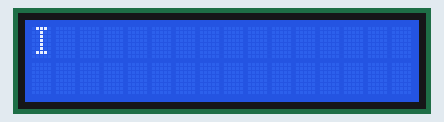
The sketch below on a simulated Arduino Uno, built with avr-gcc and run on an emulated ATmega328P. Shown: 16×2 character LCD.

Above: at 0.16 s.
At 0.66 s:
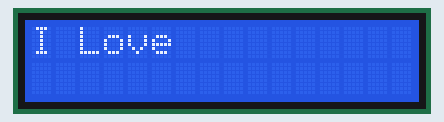
At 1.11 s:
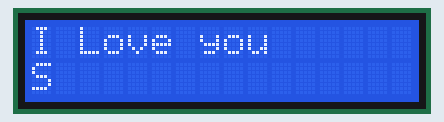
At 1.51 s:
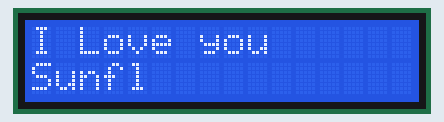
At 1.91 s:
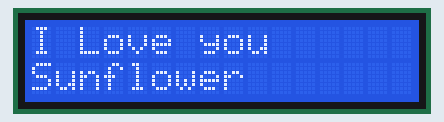
At 2.32 s:
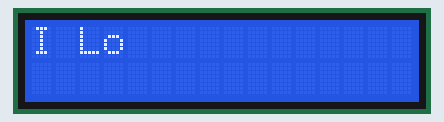

The sketch:

Animating_LCD.ino
```cpp
#include <LiquidCrystal.h>

LiquidCrystal lcd(12, 11, 10, 9, 8, 7);

void setup()
{
   lcd.begin(16, 2);
}

char text[] = {'I', ' ', 'L', 'o', 'v', 'e', ' ', 'y', 'o', 'u'};
char text2[] = {'S', 'u', 'n', 'f', 'l', 'o', 'w', 'e', 'r'};

int col = 0;
int row = 0;

void loop()
{
  lcd.setCursor(col, row);
  if (row == 0)
  	lcd.print(text[col]);
  else	lcd.print(text2[col]);
  delay(100);

  if (row == 0 && col == 9) {
    row = 1;
    col = 0;
  } else if (row ==1 && col == 8) {
    row = 0;
    col = 0;
    lcd.clear();
  }else {
    col += 1;
  }
}
```

Measured:
- by itself, everything shown: repeats every 1.9 s, in 17 steps
